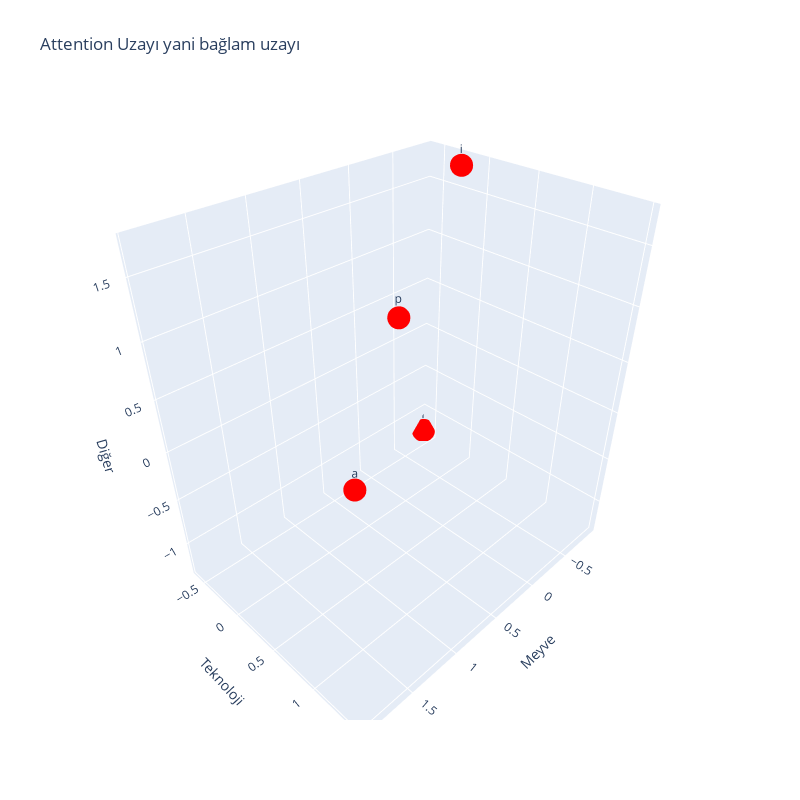

Notebook source saved alongside this figure:
### Code cell
dots_data = [
  {
    "dots": cumle[0].detach().cpu().numpy(),
    "color": "red",
    "labels": [letters[i] for i in tokens_padded]
  }
]

plot_dots(dots_data, "Attention Uzayı yani bağlam uzayı")

### Figure 1 — Plotly figure (JSON) as saved in the notebook; plotly's stock layout.template omitted (floating-point values rounded to 4 significant figures)
{"data": [{"hoverinfo": "text", "marker": {"color": "red", "size": 8}, "mode": "markers+text", "text": ["a", "l", "i", "p", "p", "p", "p", "p", "p", "p", "p", "p"], "type": "scatter3d", "x": [1.927, -0.8798, -0.8712, 0.036, 0.036, 0.036, 0.036, 0.036, 0.036, 0.036, 0.036, 0.036], "y": [1.487, -0.6011, -0.2234, -0.06348, -0.06348, -0.06348, -0.06348, -0.06348, -0.06348, -0.06348, -0.06348, -0.06348], "z": [0.9007, -1.274, 1.717, 0.6756, 0.6756, 0.6756, 0.6756, 0.6756, 0.6756, 0.6756, 0.6756, 0.6756]}], "layout": {"height": 800, "scene": {"xaxis": {"title": {"text": "Meyve"}}, "yaxis": {"title": {"text": "Teknoloji"}}, "zaxis": {"title": {"text": "Diğer"}}}, "showlegend": false, "title": {"text": "Attention Uzayı yani bağlam uzayı"}, "width": 800}}
